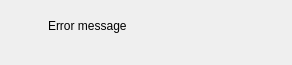
<?xml version="1.0" encoding="UTF-8"?>
<ui version="4.0">
 <class>GameErrorDialog</class>
 <widget class="QDialog" name="GameErrorDialog">
  <property name="geometry">
   <rect>
    <x>0</x>
    <y>0</y>
    <width>292</width>
    <height>65</height>
   </rect>
  </property>
  <property name="windowTitle">
   <string>Dialog</string>
  </property>
  <widget class="QWidget" name="formLayoutWidget">
   <property name="geometry">
    <rect>
     <x>10</x>
     <y>10</y>
     <width>271</width>
     <height>45</height>
    </rect>
   </property>
   <layout class="QFormLayout" name="formLayout">
    <property name="bottomMargin">
     <number>0</number>
    </property>
    <item row="0" column="0">
     <widget class="QLabel" name="iconError">
      <property name="minimumSize">
       <size>
        <width>32</width>
        <height>32</height>
       </size>
      </property>
      <property name="baseSize">
       <size>
        <width>32</width>
        <height>32</height>
       </size>
      </property>
      <property name="text">
       <string/>
      </property>
      <property name="pixmap">
       <pixmap>../../../assets/Sprites/icon-error.png</pixmap>
      </property>
      <property name="scaledContents">
       <bool>false</bool>
      </property>
     </widget>
    </item>
    <item row="0" column="1">
     <widget class="QLabel" name="errorMessageLabel">
      <property name="text">
       <string>Error message</string>
      </property>
     </widget>
    </item>
   </layout>
  </widget>
  <zorder>formLayoutWidget</zorder>
  <zorder>errorMessageLabel</zorder>
 </widget>
 <resources/>
 <connections/>
</ui>
